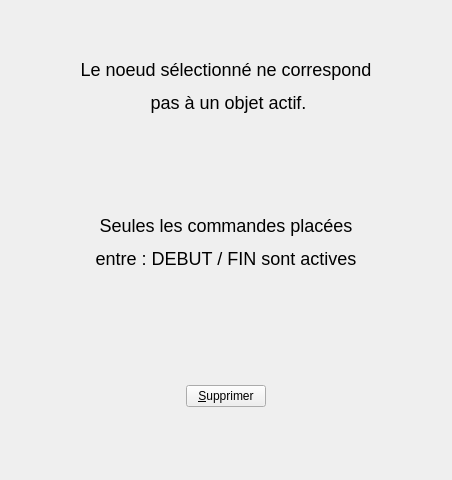
<ui version="4.0" >
 <class>DInactif</class>
 <widget class="QWidget" name="DInactif" >
  <property name="geometry" >
   <rect>
    <x>0</x>
    <y>0</y>
    <width>452</width>
    <height>480</height>
   </rect>
  </property>
  <property name="minimumSize" >
   <size>
    <width>350</width>
    <height>0</height>
   </size>
  </property>
  <property name="windowTitle" >
   <string>DInactif</string>
  </property>
  <layout class="QGridLayout" name="gridLayout" >
   <item row="0" column="0" colspan="3" >
    <widget class="QLabel" name="textLabel1_3" >
     <property name="text" >
      <string>&lt;!DOCTYPE HTML PUBLIC "-//W3C//DTD HTML 4.0//EN" "http://www.w3.org/TR/REC-html40/strict.dtd">
&lt;html>&lt;head>&lt;meta name="qrichtext" content="1" />&lt;style type="text/css">
p, li { white-space: pre-wrap; }
&lt;/style>&lt;/head>&lt;body style=" font-family:'Sans Serif'; font-size:9pt; font-weight:400; font-style:normal;">
&lt;p align="center" style=" margin-top:12px; margin-bottom:12px; margin-left:0px; margin-right:0px; -qt-block-indent:0; text-indent:0px; font-size:x-large;">&lt;span style=" font-size:x-large;">Le noeud sélectionné ne correspond&lt;/span>&lt;/p>
&lt;p align="center" style=" margin-top:12px; margin-bottom:12px; margin-left:0px; margin-right:0px; -qt-block-indent:0; text-indent:0px; font-size:x-large;">&lt;span style=" font-size:x-large;"> pas à un objet actif.&lt;/span>&lt;/p>&lt;/body>&lt;/html></string>
     </property>
     <property name="wordWrap" >
      <bool>false</bool>
     </property>
    </widget>
   </item>
   <item row="1" column="0" colspan="3" >
    <widget class="QLabel" name="textLabel1" >
     <property name="text" >
      <string>&lt;!DOCTYPE HTML PUBLIC "-//W3C//DTD HTML 4.0//EN" "http://www.w3.org/TR/REC-html40/strict.dtd">
&lt;html>&lt;head>&lt;meta name="qrichtext" content="1" />&lt;style type="text/css">
p, li { white-space: pre-wrap; }
&lt;/style>&lt;/head>&lt;body style=" font-family:'Sans Serif'; font-size:9pt; font-weight:400; font-style:normal;">
&lt;p align="center" style=" margin-top:12px; margin-bottom:12px; margin-left:0px; margin-right:0px; -qt-block-indent:0; text-indent:0px; font-size:x-large;">&lt;span style=" font-size:x-large;">Seules les commandes placées&lt;/span>&lt;/p>
&lt;p align="center" style=" margin-top:12px; margin-bottom:12px; margin-left:0px; margin-right:0px; -qt-block-indent:0; text-indent:0px; font-size:x-large;">&lt;span style=" font-size:x-large;"> entre : DEBUT / FIN sont actives &lt;/span>&lt;/p>&lt;/body>&lt;/html></string>
     </property>
     <property name="wordWrap" >
      <bool>false</bool>
     </property>
    </widget>
   </item>
   <item row="2" column="0" >
    <spacer name="spacer2" >
     <property name="orientation" >
      <enum>Qt::Horizontal</enum>
     </property>
     <property name="sizeType" >
      <enum>QSizePolicy::Expanding</enum>
     </property>
     <property name="sizeHint" stdset="0" >
      <size>
       <width>167</width>
       <height>146</height>
      </size>
     </property>
    </spacer>
   </item>
   <item row="2" column="1" >
    <widget class="QPushButton" name="bSup" >
     <property name="toolTip" >
      <string>suppression du mot clef</string>
     </property>
     <property name="text" >
      <string>&amp;Supprimer</string>
     </property>
     <property name="shortcut" >
      <string>Alt+S</string>
     </property>
     <property name="autoDefault" >
      <bool>true</bool>
     </property>
    </widget>
   </item>
   <item row="2" column="2" >
    <spacer name="spacer1" >
     <property name="orientation" >
      <enum>Qt::Horizontal</enum>
     </property>
     <property name="sizeType" >
      <enum>QSizePolicy::Expanding</enum>
     </property>
     <property name="sizeHint" stdset="0" >
      <size>
       <width>166</width>
       <height>146</height>
      </size>
     </property>
    </spacer>
   </item>
  </layout>
 </widget>
 <layoutdefault spacing="6" margin="11" />
 <pixmapfunction>qPixmapFromMimeSource</pixmapfunction>
 <resources/>
 <connections/>
</ui>
